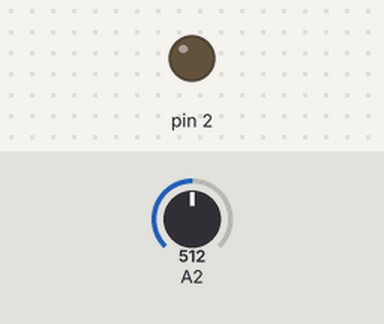
Bench run of a sketch on a simulated Arduino Uno, built with avr-gcc and run on an emulated ATmega328P. Shown: output pins drawn as LEDs (lit = HIGH). Dashed ring = blinking. The test bench sets the inputs (shaded band); at power-on: A2 = 512.

Above: at 1.2 s.
1.3 s: A2 set to 31
2.8 s: A2 set to 27
At 3.0 s:
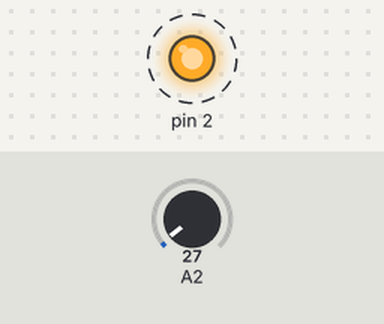
5.8 s: A2 set to 122
At 5.8 s:
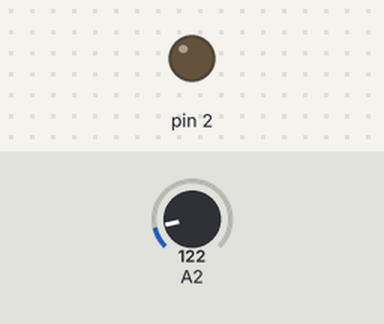
7.3 s: A2 set to 20
At 7.51 s:
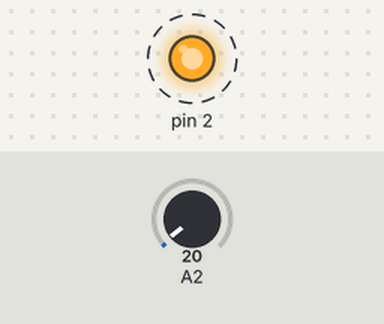
Timing chart, 0 to 11.3 s (numbered marks = the images above; inputs shaded):
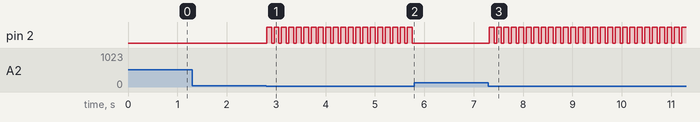

The sketch:

PCBPlant_monitor.ino
```cpp
int thresh = 30;
int sensorValue;
void setup() {
  pinMode(2, OUTPUT);
  pinMode(A2, INPUT);
}

void loop() {
  sensorValue = analogRead(A2);
  if (sensorValue < thresh) {
    digitalWrite(2, HIGH);
    delay(100);
    digitalWrite(2, LOW);
  }
  else {
    digitalWrite(2, LOW);
  }
  delay(50);
}
```

Measured:
- the behaviour switches between 30 and 29 on A2 (found by bisection; images 0 and 1)
- after the input at 1.3 s, every drawn part: stays the same
- after the input at 2.8 s, pin 2: alternates HIGH for 0.10 s and LOW for 0.05 s, starting at once
- after the input at 5.8 s, pin 2: stops changing and stays LOW
- after the input at 7.3 s, pin 2: alternates HIGH for 0.10 s and LOW for 0.05 s, starting at once
